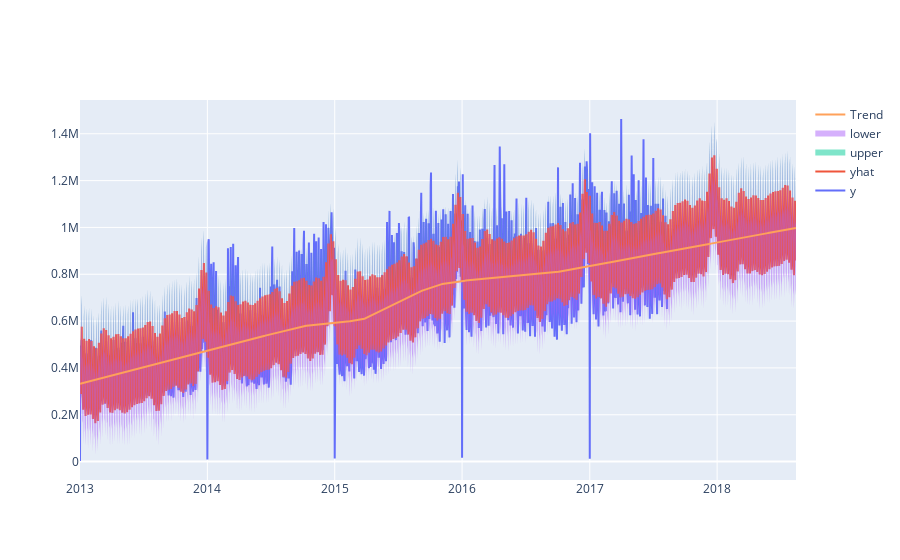

Notebook cell for this chart:
### Code cell
py.iplot([
    go.Scatter(x=all_sales['ds'], y=all_sales['y'], name='y'),
    go.Scatter(x=forecast['ds'], y=forecast['yhat'], name='yhat'),
    go.Scatter(x=forecast['ds'], y=forecast['yhat_upper'], fill='tonexty', mode='none', name='upper'),
    go.Scatter(x=forecast['ds'], y=forecast['yhat_lower'], fill='tonexty', mode='none', name='lower'),
    go.Scatter(x=forecast['ds'], y=forecast['trend'], name='Trend')
])

### Figure 1 — Plotly figure (JSON) as saved in the notebook; plotly's stock layout.template omitted (floating-point values rounded to 4 significant figures; data arrays with more than 128 entries replaced by an {"elided": "..."} marker saying what was removed)
{"data": [{"name": "y", "type": "scatter", "x": {"elided": "1684 str values"}, "y": {"elided": "1684 float values"}}, {"name": "yhat", "type": "scatter", "x": {"elided": "2049 str values"}, "y": {"elided": "2049 float values"}}, {"fill": "tonexty", "mode": "none", "name": "upper", "type": "scatter", "x": {"elided": "2049 str values"}, "y": {"elided": "2049 float values"}}, {"fill": "tonexty", "mode": "none", "name": "lower", "type": "scatter", "x": {"elided": "2049 str values"}, "y": {"elided": "2049 float values"}}, {"name": "Trend", "type": "scatter", "x": {"elided": "2049 str values"}, "y": {"elided": "2049 float values"}}], "layout": {}}
